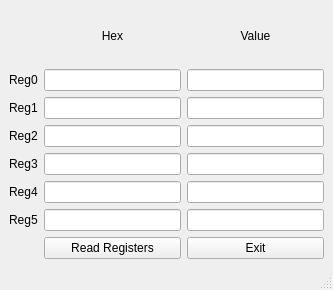
<?xml version="1.0" encoding="UTF-8"?>
<ui version="4.0">
 <class>MainWindow</class>
 <widget class="QMainWindow" name="MainWindow">
  <property name="geometry">
   <rect>
    <x>0</x>
    <y>0</y>
    <width>333</width>
    <height>290</height>
   </rect>
  </property>
  <property name="windowTitle">
   <string>Firmware Control GUI</string>
  </property>
  <widget class="QWidget" name="centralwidget">
   <layout class="QGridLayout" name="gridLayout">
    <item row="3" column="3">
     <widget class="QLineEdit" name="line_reg_2_int"/>
    </item>
    <item row="1" column="3">
     <widget class="QLineEdit" name="line_reg_0_int"/>
    </item>
    <item row="7" column="2">
     <widget class="QPushButton" name="but_read_registers">
      <property name="text">
       <string>Read Registers</string>
      </property>
     </widget>
    </item>
    <item row="2" column="3">
     <widget class="QLineEdit" name="line_reg_1_int"/>
    </item>
    <item row="4" column="3">
     <widget class="QLineEdit" name="line_reg_3_int"/>
    </item>
    <item row="6" column="2">
     <widget class="QLineEdit" name="line_reg_5_hex"/>
    </item>
    <item row="1" column="2">
     <widget class="QLineEdit" name="line_reg_0_hex"/>
    </item>
    <item row="2" column="2">
     <widget class="QLineEdit" name="line_reg_1_hex"/>
    </item>
    <item row="3" column="2">
     <widget class="QLineEdit" name="line_reg_2_hex"/>
    </item>
    <item row="4" column="2">
     <widget class="QLineEdit" name="line_reg_3_hex"/>
    </item>
    <item row="5" column="2">
     <widget class="QLineEdit" name="line_reg_4_hex"/>
    </item>
    <item row="5" column="3">
     <widget class="QLineEdit" name="line_reg_4_int"/>
    </item>
    <item row="6" column="3">
     <widget class="QLineEdit" name="line_reg_5_int"/>
    </item>
    <item row="7" column="3">
     <widget class="QPushButton" name="but_exit">
      <property name="text">
       <string>Exit</string>
      </property>
     </widget>
    </item>
    <item row="3" column="0">
     <widget class="QLabel" name="label_3">
      <property name="text">
       <string>Reg2</string>
      </property>
     </widget>
    </item>
    <item row="1" column="0">
     <widget class="QLabel" name="label_1">
      <property name="text">
       <string>Reg0</string>
      </property>
     </widget>
    </item>
    <item row="2" column="0">
     <widget class="QLabel" name="label_2">
      <property name="text">
       <string>Reg1</string>
      </property>
     </widget>
    </item>
    <item row="4" column="0">
     <widget class="QLabel" name="label_4">
      <property name="text">
       <string>Reg3</string>
      </property>
     </widget>
    </item>
    <item row="5" column="0">
     <widget class="QLabel" name="label_5">
      <property name="text">
       <string>Reg4</string>
      </property>
     </widget>
    </item>
    <item row="6" column="0">
     <widget class="QLabel" name="label_6">
      <property name="text">
       <string>Reg5</string>
      </property>
     </widget>
    </item>
    <item row="0" column="2">
     <widget class="QLabel" name="label_8">
      <property name="text">
       <string>Hex</string>
      </property>
      <property name="alignment">
       <set>Qt::AlignCenter</set>
      </property>
     </widget>
    </item>
    <item row="0" column="3">
     <widget class="QLabel" name="label_7">
      <property name="text">
       <string>Value</string>
      </property>
      <property name="alignment">
       <set>Qt::AlignCenter</set>
      </property>
     </widget>
    </item>
   </layout>
  </widget>
  <widget class="QMenuBar" name="menubar">
   <property name="geometry">
    <rect>
     <x>0</x>
     <y>0</y>
     <width>333</width>
     <height>25</height>
    </rect>
   </property>
  </widget>
  <widget class="QStatusBar" name="statusbar"/>
 </widget>
 <resources/>
 <connections>
  <connection>
   <sender>but_exit</sender>
   <signal>clicked()</signal>
   <receiver>MainWindow</receiver>
   <slot>close()</slot>
   <hints>
    <hint type="sourcelabel">
     <x>46</x>
     <y>215</y>
    </hint>
    <hint type="destinationlabel">
     <x>166</x>
     <y>127</y>
    </hint>
   </hints>
  </connection>
 </connections>
</ui>
